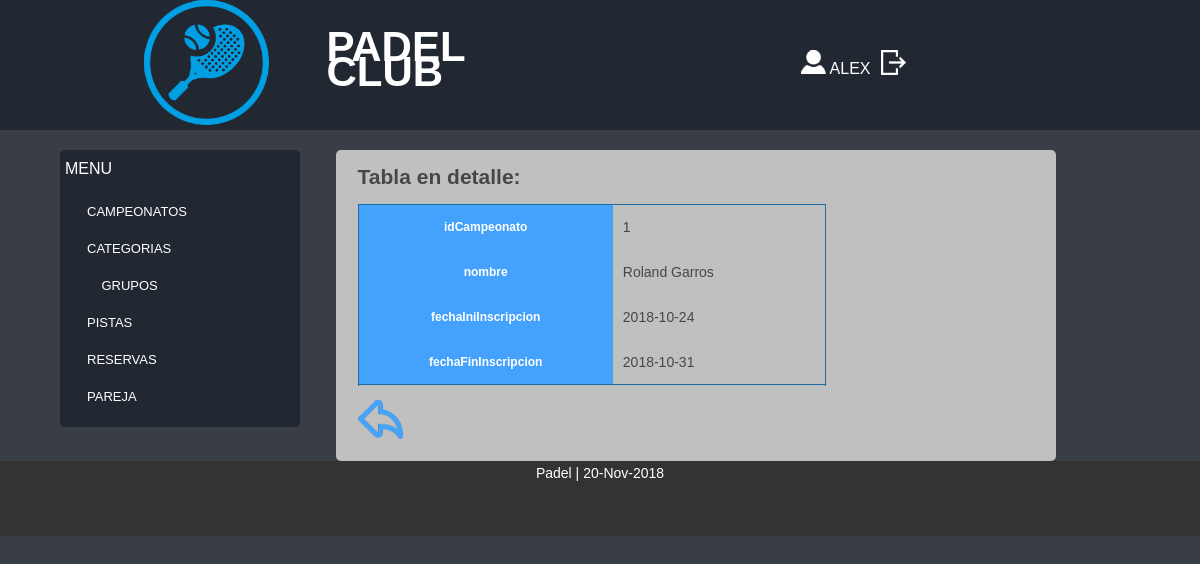
Screenshot of /Controllers/CAMPEONATOS_Controller.php?action=SHOWCURRENT&idCampeonato=1 (signed in) with the database file from the repository.
### tables this page shows
CREATE TABLE `CAMPEONATO` (
  `idCampeonato` int(10) NOT NULL,
  `nombre` varchar(30) NOT NULL,
  `fechaIniInscripcion` date NOT NULL,
  `fechaFinInscripcion` date NOT NULL
);

### Models/CAMPEONATOS_Model.php (called while the page is built, shortened)
<?php
class CAMPEONATOS_Model {
	var $idCampeonato;
function __construct($idCampeonato,$nombre,$fechaIniInscripcion,$fechaFinInscripcion){
	$this->idCampeonato = $idCampeonato;
	include_once 'Access_DB.php';
	$this->mysqli = ConnectDB();
}
function RellenaDatos(){
    $sql = "SELECT `idCampeonato`, `nombre`, `fechaIniInscripcion`, `fechaFinInscripcion` from CAMPEONATO where idCampeonato = '$this->idCampeonato'";
	$result = $this->mysqli->query($sql);
	if($result ->num_rows >0){
		$tupla = mysqli_fetch_assoc($result);
		return $tupla;
	}
	else{
		return  false;
	}
}
}
?>

### Models/Access_DB.php (called while the page is built)
<?php
function ConnectDB()
{
    $mysqli = new mysqli("", 'root', '' , 'ABP_11');
	if ($mysqli->connect_errno) {
		include '../View/MESSAGE_View.php';
		new MESSAGE("Fallo al conectar a MySQL: (" . $mysqli->connect_errno . ") " . $mysqli->connect_error, './index.php');
		return false;
	}
	else{
		return $mysqli;
	}
}
?>

### Views/CAMPEONATO_SHOWCURRENT_View.php (the view)
<?php
class CAMPEONATO_SHOWCURRENT {
	function __construct($array,$volver,$lista){
		$this->datos = $array;
		$this->volver = $volver;
		$this->lista = $lista;
		$this->render();
	}
	function render(){
		include 'Header.php';
?>
<h2>Tabla en detalle:</h2>
				<table class="tablas">
					<?php
							for($j=0;$j<count($this->lista);$j++){
								echo "<tr>";
								if(($this->lista)[$j]!='Ruta'){
									echo "<th>".($this->lista)[$j]."</th><td>".$this->datos[($this->lista)[$j]]."</td>";
								}else{
									echo "<th>".($this->lista)[$j]."</th><td><a href='".$this->datos[($this->lista)[$j]]."' target='_blank'>".$this->datos[($this->lista)[$j]]."</a></td>";
									}
								echo "<tr>";
							}
					?>
				</table>
				<p><a href="<?php echo $this->volver?>"><img src="../Views/images/atras.png" title="Atrás" alt="Atrás"></a></p>
<?php
	include 'Footer.php';
	}
}
?>

### Views/css/style.css (style rules this page uses)
* { margin:0px; padding:0px; }
html, body { width:100%; padding:0; margin:0; }
body { background: #393E46;color: #474747;font: 14px/25px Arial, Helvetica, sans-serif; }
.content a { text-decoration:none; font-size:16px; }
.content p,h2,h3,h4,form,table { margin-left:3%; margin-right:3%; margin-top:2%; margin-bottom:2%; }
.tablas { border: 1px solid #1C6EA4; border-collapse: collapse; overflow-x:auto; }
td { padding:10px; }
th { background-color: #45A2FC; padding:10px; color: #FFFFFF; font-size: 12px; }

### rows the page displays
campeonato: idCampeonato "1", nombre "Roland Garros", fechaIniInscripcion "2018-10-24", fechaFinInscripcion "2018-10-31"

### other values shown
$_SESSION['login'] "ALEX"
date("d-M-Y", mktime()) "20-Nov-2018"
